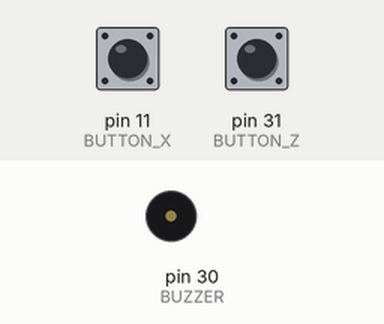
Simulated run of this sketch. Board: Arduino Mega 2560, built with avr-gcc and run on an emulated ATmega2560. Shown: buzzer (waves = sounding). The test bench sets the inputs (shaded band); at power-on: pin 11 (BUTTON_X) HIGH, pin 31 (BUTTON_Z) HIGH.

Above: at 1.2 s.
1.3 s: pin 11 (BUTTON_X) pulled LOW for 0.15 s
At 1.42 s:
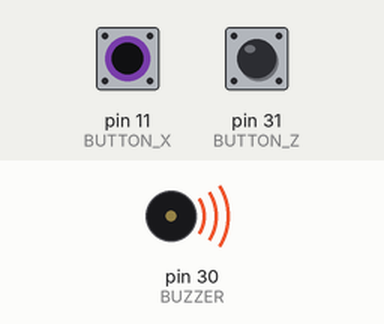
3.0 s: pin 31 (BUTTON_Z) pulled LOW for 0.15 s
At 4.4 s:
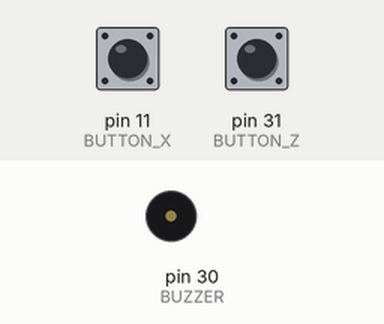
4.7 s: pin 31 (BUTTON_Z) pulled LOW for 3.2 s
At 5.8 s:
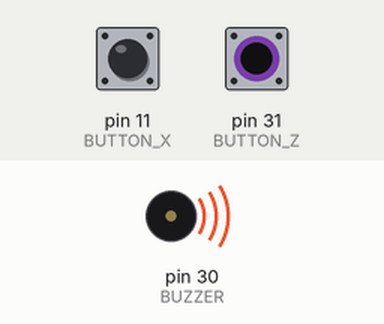
9.4 s: pin 11 (BUTTON_X) pulled LOW for 3.2 s
At 13.0 s:
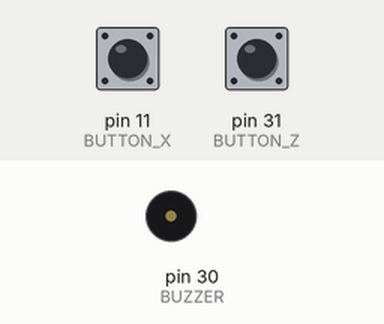
Timing chart, 0 to 14.5 s (numbered marks = the images above; inputs shaded):
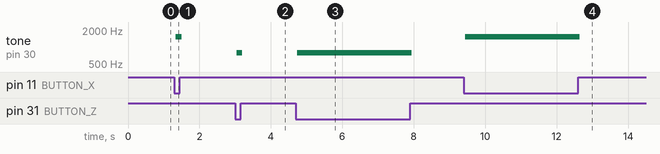

The sketch:

arduino-proto.ino
```cpp
#define BUTTON_Z 31  // P3.1
#define BUTTON_X 11  // P1.1
#define BUZZER   30  // P3.0

unsigned long lastToggle = 0;
unsigned int halfPeriod = 0;

unsigned char lastMode = 255;
unsigned char buzzerState = LOW;

void setup() {
  pinMode(BUTTON_Z, INPUT_PULLUP);
  pinMode(BUTTON_X, INPUT_PULLUP);

  pinMode(BUZZER, OUTPUT);
  digitalWrite(BUZZER, LOW);
}

void loop() {
  // Buttons are active LOW
  unsigned char z = (digitalRead(BUTTON_Z) == LOW);
  unsigned char x = (digitalRead(BUTTON_X) == LOW);

  unsigned char mode = (z ? 1 : 0) | (x ? 2 : 0);

  unsigned long now = micros();

  // Select tone based on buttons
  if (mode != lastMode) {
    lastMode = mode;

    switch (mode) {
      case 1:
        halfPeriod = 625; // 800 Hz
        break;

      case 2:
        halfPeriod = 313; // ~1600 Hz
        break;

      case 3:
        halfPeriod = 208; // ~2400 Hz
        break;

      default:
        halfPeriod = 0;   // Silence
        break;
    }

    buzzerState = LOW;
    digitalWrite(BUZZER, LOW);
    lastToggle = now;
  }

  // Generate square wave without blocking
  if (halfPeriod > 0 &&
      (now - lastToggle) >= halfPeriod) {

    lastToggle = now;
    buzzerState = !buzzerState;
    digitalWrite(BUZZER, buzzerState);
  }
}
```

Measured:
- after the input at 1.3 s, tone on pin 30 (BUZZER): silent → 1519 Hz at once, → silent 0.16 s later
- after the input at 3.0 s, tone on pin 30 (BUZZER): silent → 786 Hz at once, → silent 0.16 s later
- after the input at 4.7 s, tone on pin 30 (BUZZER): silent → 786 Hz at once, → silent 3.2 s later
- after the input at 9.4 s, tone on pin 30 (BUZZER): silent → 1519 Hz at once, → silent 3.2 s later
